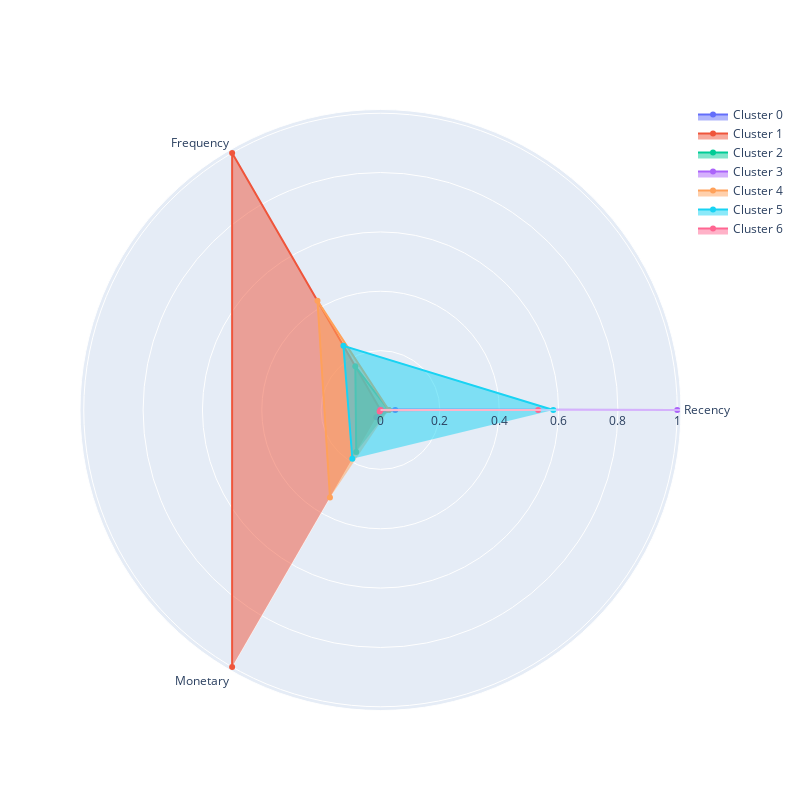

The code cell stored with this chart in its notebook:
### Markdown cell above
### Задание 6.7
Визуализируйте профили кластеров в виде полярной диаграммы на основе средних RFM-характеристик, вычисленных для каждого кластера.

Проанализируйте кластеры и на основе анализа сопоставьте номер кластера и его описание.

* Кластер соответствует «лояльным» клиентам, которые приносят наибольший доход, совершают покупки чаще всего, а давность их последней покупки наименьшая.
* Кластер соответствует «перспективным» клиентам, которые являются активными покупателями, но покупают не так часто и не так много, как лояльные клиенты.
* Кластер соответствует «подвисшим» клиентам, которые относительно недавно сделали несколько заказов на небольшие суммы. Потенциально эти клиенты могут быть переведены в кластер «перспективных».
* Кластер соответствует клиентам «в зоне риска», которые несколько раз покупали товары на небольшие суммы, однако их последняя покупка была совершена более пяти месяцев назад.
* Кластер соответствует клиентам-«новичкам», которые относительно недавно сделали один заказ на небольшую сумму. 
* Кластер соответствует «спящим» или «почти потерянным» клиентам, которые сделали один заказ на маленькую сумму более семи месяцев назад и больше не возвращались.
* Кластер соответствует «потерянным» клиентам, которые купили меньше всего товара, и их последняя покупка была совершена около года назад.

### Code cell
plot_cluster_profile(new_customer, n_clusters=7)

### Figure 1 — Plotly figure (JSON) as saved in the notebook; plotly's stock layout.template omitted (floating-point values rounded to 4 significant figures)
{"data": [{"fill": "toself", "name": "Cluster 0", "r": [0.04964, 0, 0.02804], "theta": ["Recency", "Frequency", "Monetary"], "type": "scatterpolar"}, {"fill": "toself", "name": "Cluster 1", "r": [0, 1.0, 1], "theta": ["Recency", "Frequency", "Monetary"], "type": "scatterpolar"}, {"fill": "toself", "name": "Cluster 2", "r": [0.02716, 0.1698, 0.1636], "theta": ["Recency", "Frequency", "Monetary"], "type": "scatterpolar"}, {"fill": "toself", "name": "Cluster 3", "r": [1.0, 0.002183, 0], "theta": ["Recency", "Frequency", "Monetary"], "type": "scatterpolar"}, {"fill": "toself", "name": "Cluster 4", "r": [0.02762, 0.4248, 0.3406], "theta": ["Recency", "Frequency", "Monetary"], "type": "scatterpolar"}, {"fill": "toself", "name": "Cluster 5", "r": [0.5823, 0.2499, 0.1898], "theta": ["Recency", "Frequency", "Monetary"], "type": "scatterpolar"}, {"fill": "toself", "name": "Cluster 6", "r": [0.5311, 0, 0.005734], "theta": ["Recency", "Frequency", "Monetary"], "type": "scatterpolar"}], "layout": {"autosize": false, "height": 800, "showlegend": true, "width": 800}}
